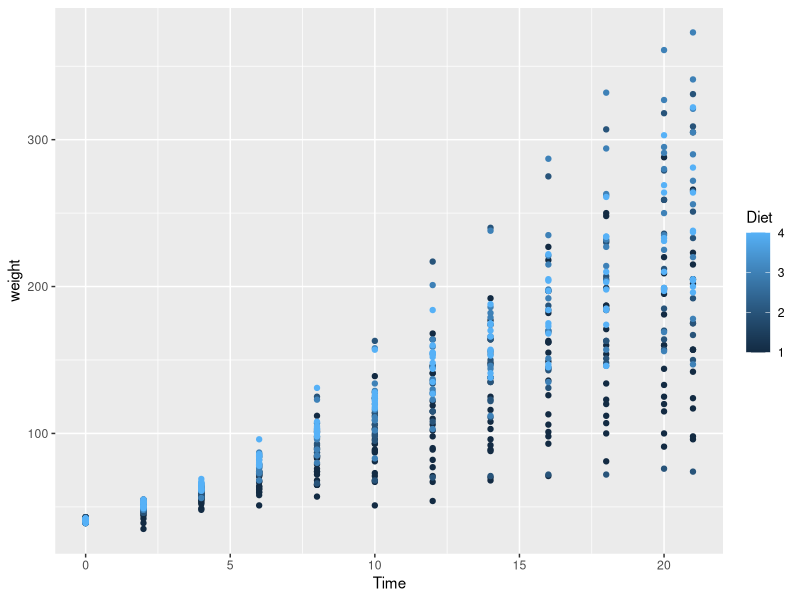

Generate this figure with R:
## ---- chunk 1
knitr::opts_chunk$set(echo = TRUE)
## ---- chunk 2
library(tidyverse)
## ---- chunk 3
data("ChickWeight")

## Converting data to tibble and setting columns to integers
ChickWeight %>% 
  tibble %>%
  mutate_all(as.integer) -> chick_data

## Display the data
head(chick_data)
## ---- chunk 4
ggplot(
  data = chick_data,
  mapping = aes(Time, weight, color=Diet)) + geom_point()
## ---- chunk 5
chick_data %>% 
  group_by(Diet, Time) %>%
  mutate(avg_chick_weight = mean(weight)) %>%
  select(Time, Diet, avg_chick_weight)
